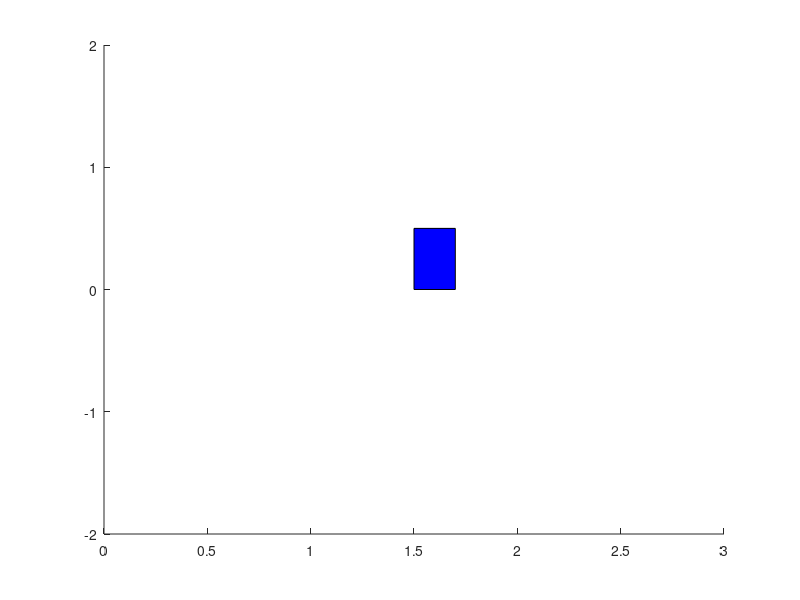

MATLAB code to generate this figure: (Note: this script raises an error after producing the figure.)
x = linspace(0, 4*pi, 100);
figure(1)
axis([0  3    -2  2])
for k1 = 1:length(x)
    rectangle('Position', [1.5  sin(x(k1)), 0.2  0.5], 'EdgeColor', 'k', 'FaceColor','b')
    refreshdata(gca)
    drawnow
    rectangle('Position', [1.5  sin(x(k1)), 0.2  0.5], 'EdgeColor','w', 'FaceColor','w')
end